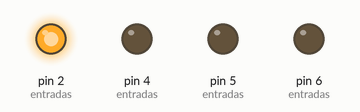
This sketch was run on a simulated Arduino Uno, built with avr-gcc and run on an emulated ATmega328P. On the bench: output pins drawn as LEDs (lit = HIGH). What the sketch prints to the serial monitor is not drawn.

Above: at 0.5 s.
At 1.5 s:
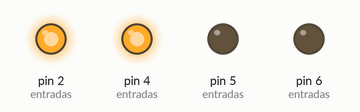
At 2.5 s:
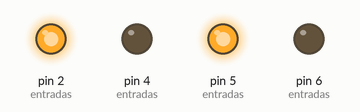
At 3.5 s:
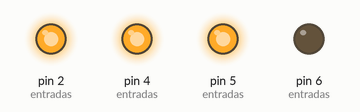
At 4.5 s:
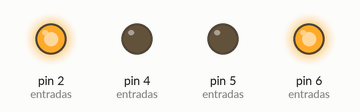
Timing chart, 0 to 6.6 s (numbered marks = the images above):
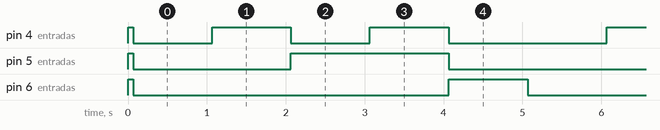

Measured:
- by itself, pin 4 (entradas): repeats every 5.0 s: HIGH 1.0 s, LOW 1.0 s, HIGH 1.0 s, LOW 2.0 s
- by itself, pin 5 (entradas): repeats every 5.0 s: HIGH 2.0 s, LOW 3.0 s
- by itself, pin 6 (entradas): alternates HIGH for 1.0 s and LOW for 4.0 s

The sketch:

Parte1_Practica5.ino
```cpp
 /*
   Fundacion Kinal
   Centro educativo tecnico laboral Kinal
   Quinto perito
   Quinto electronica
   Codigo Tecnico: EB5AV
   Curso: Taller de electronica digital y reparacion de computadoras I
   Dev: Sebastian Enrique Lemus Salvador
   Fecha: 09 de mayo 2024

   link de la simulacion: https://www.tinkercad.com/things/8Z59Hs9sqhd-parte-1-practica-5-bimestre-ii?sharecode=y_Q2RApNfuClYeK4oFTDRijp4ibziUZZ-r-xGnLce30
*/


float kilogramos_a_libras(float kg) {
    return kg * 2.20462;
}

float amperios_a_microAmperios(float amperios) {
    return amperios * 1000000;
}

const int A = 2;
const int B = 4;
const int C = 5;
const int D = 6;

const int N = 4;
const int entradas[N] = {A, B, C, D};

const int numeros[5][N] = {
  {1, 0, 0, 0},
  {1, 1, 0, 0},
  {1, 0, 1, 0},
  {1, 1, 1, 0},
  {1, 0, 0, 1}
};

void pines_salidas(){
  for (int i = 0; i < N; i++) {
    pinMode(entradas[i], OUTPUT);
    digitalWrite(entradas[i], HIGH);
  }
}

void conversiones(){
  float kg = 65.0;
  float libras = kilogramos_a_libras(kg);

  float amperios = 56.0;
  float microAmperios = amperios_a_microAmperios(amperios);

  Serial.begin(9600);
  Serial.print("Cantidad kilogramos: ");
  Serial.println(kg);
  Serial.print("Conversion a libras: ");
  Serial.println(libras);
  Serial.println(" \n");
  Serial.print("Cantidad amperios: ");
  Serial.println(amperios);
  Serial.print("Conversion a microAmperios: ");
  Serial.println(microAmperios);
}

void contador(){
  for (int j = 0; j < 5; j++) {
    for (int k = 0; k < N; k++) {
      digitalWrite(entradas[k], numeros[j][k]);
    }
    delay(1000);
  }
  for (int k = 0; k < N; k++) {
    digitalWrite(entradas[k], HIGH);
  }
}

void setup() {
  pines_salidas();
  conversiones();
}

void loop() {
  contador();
}
```
